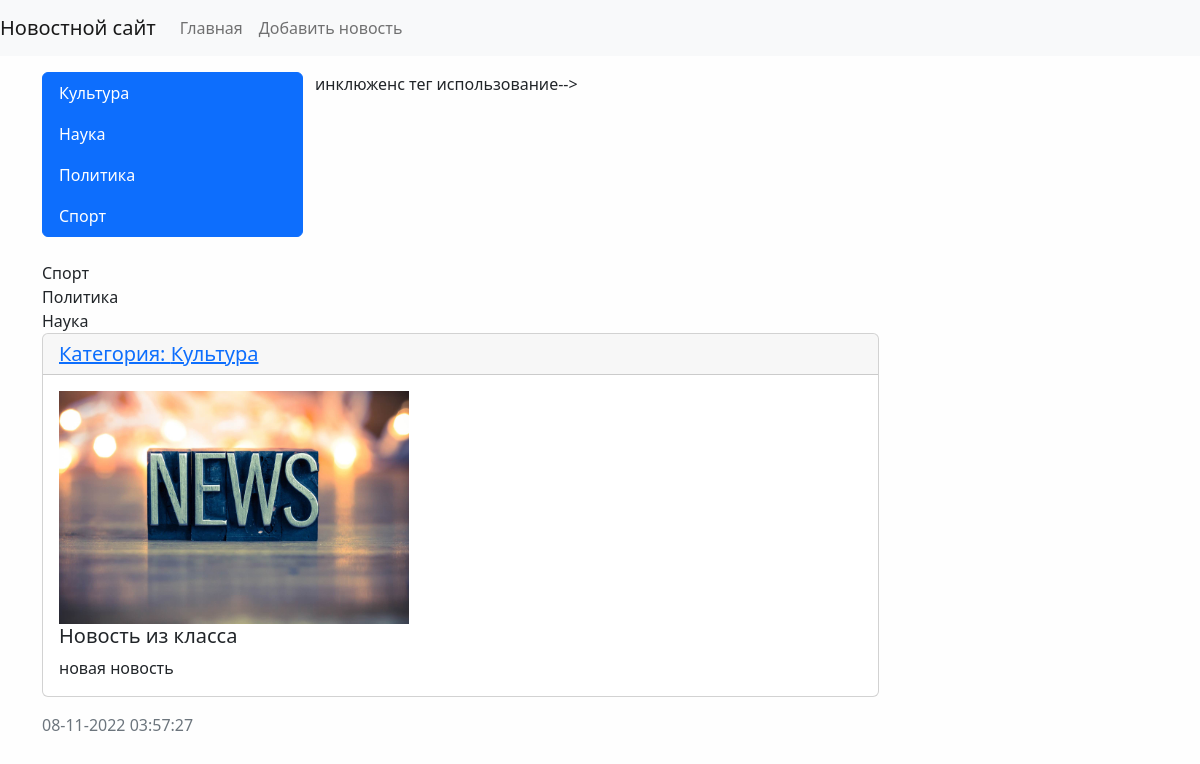
Page /news/14/ on the committed database.
### news/models.py (models this page shows, shortened)
class Category(models.Model):
    title = models.CharField(max_length=150, db_index=True, verbose_name='Наименование категории')
    def get_absolute_url(self):
        return reverse('category', kwargs={'category_id': self.pk})
    class Meta:
        verbose_name = 'Категория'
        verbose_name_plural = 'Категории'
        ordering = ['title'] #сортировка

class News(models.Model):
    title = models.CharField(max_length=150, verbose_name = 'Наименование')
    content = models.TextField(blank=True, verbose_name = 'Контент')
    created_at = models.DateTimeField(auto_now_add=True, verbose_name = 'Дата публикации')
    updated_at = models.DateTimeField(auto_now=True, verbose_name = 'Обновлено')
    photo = models.ImageField(upload_to='photos/%Y/%m/%d/', verbose_name = 'Фото', blank=True)
    is_published = models.BooleanField(default=True, verbose_name = 'Опубликовано')
    category = models.ForeignKey('Category', on_delete=models.PROTECT, verbose_name='Категория') #связь с таблицей категориями линковка
    views = models.IntegerField(default=0)
    class Meta:
        verbose_name = 'Новость'
        verbose_name_plural = 'Новости'
        ordering = ['-created_at'] #сортировка

### news/views.py (the view)
# urls.py: path('news/<int:pk>/', ViewNews.as_view(), name='view_news'),
class ViewNews(DetailView):
    model = News
    context_object_name = 'news_item'

### news/templatetags/news_tags.py (called while the page is built)
@register.simple_tag(name='get_list_categories')
def get_categories():
    return Category.objects.all()

@register.inclusion_tag('news/list_categories.html')
def show_categories():  #можно передать агрументы этой функции
    categories = Category.objects.annotate(cnt=Count('news')).filter(cnt__gt=0)
    return {'categories': categories}

### news/templates/news/news_detail.html (shortened to what this page needs)
{% extends 'base.html' %}
{% block sidebar %}
{% include 'inc/_sidebar.html' %}
{% endblock %}
        {% block content %}
            <div class="card mb-3">
                <h5 class="card-header"> <a href="{{ news_item.category.get_absolute_url }}">Категория: {{ news_item.category.title }}</a></h5>
                <div class="card-body">
                        {% if item.photo%}
                        <img src="{{ news_item.photo.url }}" alt="" width="350" height="233" class="float-left mr-3">
                        {% else %}
                        <img src="../../../media/photos/2022/10/16/icon19.jpg" alt="" width="350">
                        {% endif %}
                          <h5 class="card-title">{{ news_item.title }}</h5>
                          <p class="card-text">{{ news_item.content }}</p>
                    </div>
                </div>
                <div class="card-footer text-muted">
                    {{ news_item.created_at|date:"d-m-Y H:i:s" }}
                </div>
            </div>
{% endblock %}

### templates/inc/_sidebar.html
{% load news_tags %}
 <div class="list-group">
     {% get_list_categories as categories %}
     {% for item_category in categories %}
     <a href="{% url 'category' item_category.pk %}" class="list-group-item list-group-item-action active" aria-current="true">{{ item_category.title }}</a>
     {% endfor %}
 </div>
<br>

### news/templates/news/list_categories.html (shortened to what this page needs)
     {% for item_category in categories %}
     <a href="{{ item.get_absolute_url }}" class="list-group-item list-group-item-action active" aria-current="true">{{ item_category.title }}
     </a>
     {% endfor %}
 </div>

### mysite/static/css/style.css (style rules this page uses)
body { background-color: #fefefe; }

### rows in the picture
Category: title "Культура"
Category: title "Наука"
Category: title "Политика"
Category: title "Спорт"
News: category "Культура", title "Новость из класса", content "новая новость", created_at "08-11-2022 03:57:27"
